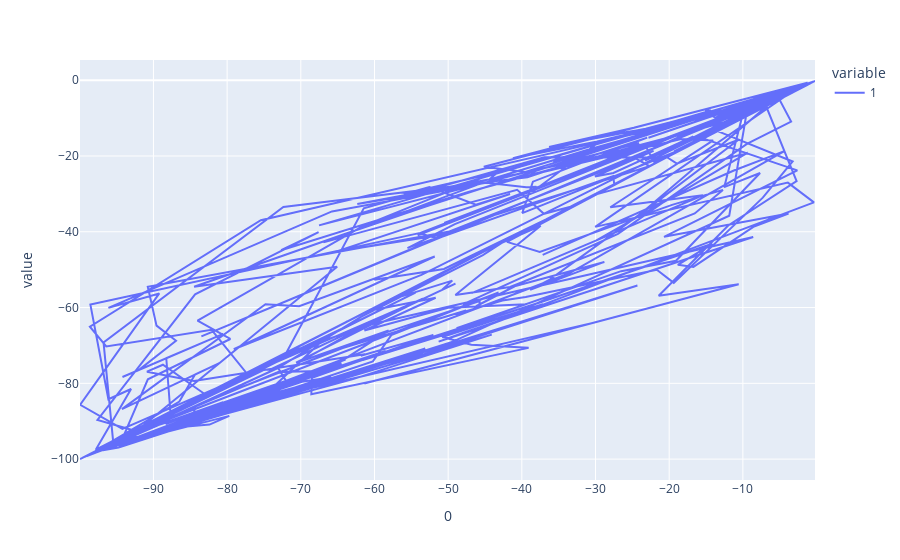
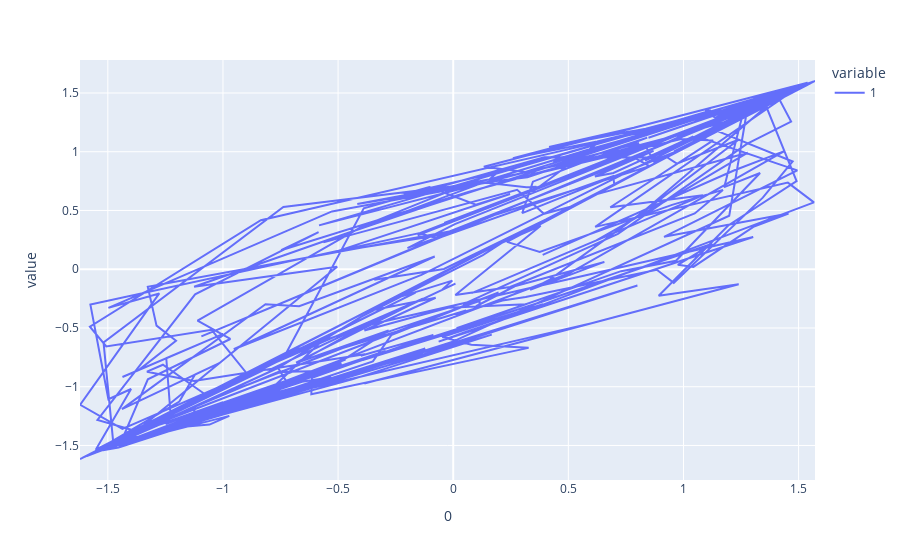

Notebook source saved alongside these figures, in order:
### Code cell
from sklearn.preprocessing import StandardScaler
sc=StandardScaler()
fig1=px.line(x_train,x=0,y=[1])
fig1.show()
x_train=sc.fit_transform(x_train)
fig2=px.line(x_train,x=0,y=[1])
fig2.show()
x_test=sc.fit_transform(x_test)
X=sc.fit_transform(X)

### Figure 1 — Plotly figure (JSON) as saved in the notebook; plotly's stock layout.template omitted (floating-point values rounded to 4 significant figures; data arrays with more than 128 entries replaced by an {"elided": "..."} marker saying what was removed)
{"data": [{"hovertemplate": "variable=1<br>0=%{x}<br>value=%{y}<extra></extra>", "legendgroup": "1", "line": {"color": "#636efa", "dash": "solid"}, "marker": {"symbol": "circle"}, "mode": "lines", "name": "1", "orientation": "v", "showlegend": true, "type": "scatter", "x": {"elided": "520 float values"}, "xaxis": "x", "y": {"elided": "520 float values"}, "yaxis": "y"}], "layout": {"legend": {"title": {"text": "variable"}, "tracegroupgap": 0}, "margin": {"t": 60}, "xaxis": {"anchor": "y", "domain": [0, 1], "title": {"text": "0"}}, "yaxis": {"anchor": "x", "domain": [0, 1], "title": {"text": "value"}}}}

### Figure 2 — Plotly figure (JSON) as saved in the notebook; plotly's stock layout.template omitted (floating-point values rounded to 4 significant figures; data arrays with more than 128 entries replaced by an {"elided": "..."} marker saying what was removed)
{"data": [{"hovertemplate": "variable=1<br>0=%{x}<br>value=%{y}<extra></extra>", "legendgroup": "1", "line": {"color": "#636efa", "dash": "solid"}, "marker": {"symbol": "circle"}, "mode": "lines", "name": "1", "orientation": "v", "showlegend": true, "type": "scatter", "x": {"elided": "520 float values"}, "xaxis": "x", "y": {"elided": "520 float values"}, "yaxis": "y"}], "layout": {"legend": {"title": {"text": "variable"}, "tracegroupgap": 0}, "margin": {"t": 60}, "xaxis": {"anchor": "y", "domain": [0, 1], "title": {"text": "0"}}, "yaxis": {"anchor": "x", "domain": [0, 1], "title": {"text": "value"}}}}
